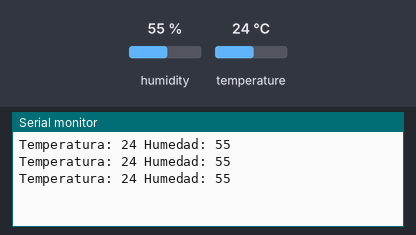
Bench run of a sketch on a simulated Arduino Uno, built with avr-gcc and run on an emulated ATmega328P. Parts: the last lines printed to the serial monitor. The inputs (shaded band) are chosen by the test bench; at power-on: humidity 55 %, temperature 24 °C.

Above: at 2.8 s.
2.9 s: humidity set to 22 %
At 5.5 s:
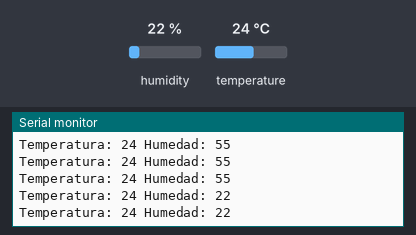
5.6 s: temperature set to 12 °C
At 7.4 s:
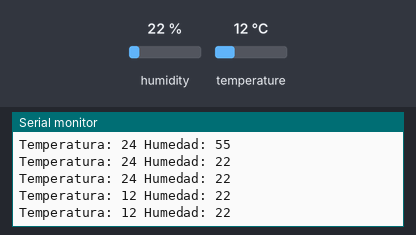
8.3 s: humidity set to 40 %
At 9.8 s:
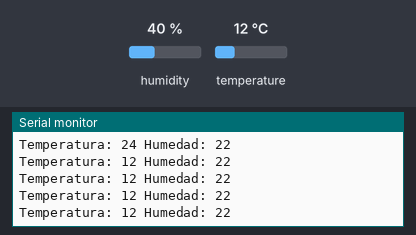
Timing chart, 0 to 11.3 s (numbered marks = the images above; inputs shaded):
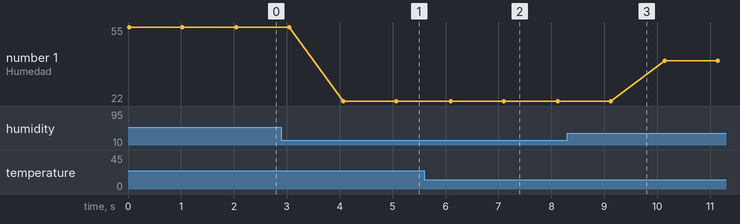

Measured:
- after the input at 2.9 s, the serial monitor: prints a new line after 1.2 s (image 1)
- after the input at 5.6 s, the serial monitor: prints a new line after 0.50 s (image 2)
- plotted number 1: 55 → 22 after the input at 2.9 s, 22 → 40 after the input at 8.3 s

The sketch:

07TemperaturaYHumedad.ino
```cpp
//https://www.youtube.com/watch?v=2tdsg_K-oQQ&list=PLkjnQ3NFTPnY1eNyLDGi547gkVui1vyn2&index=7

#include <DHT.h>
#include <DHT_U.h>

int SENSOR = 2;
int TEMPERATURA;
int HUMEDAD;

DHT dht(SENSOR, DHT11);

void setup() {
  // put your setup code here, to run once:
  Serial.begin(9600);
  dht.begin();
}

void loop() {
  // put your main code here, to run repeatedly:
  TEMPERATURA = dht.readTemperature();
  HUMEDAD = dht.readHumidity();
  Serial.print("Temperatura: ");
  Serial.print(TEMPERATURA);
  Serial.print(" Humedad: ");
  Serial.println(HUMEDAD);
  delay(1000);
}
```
